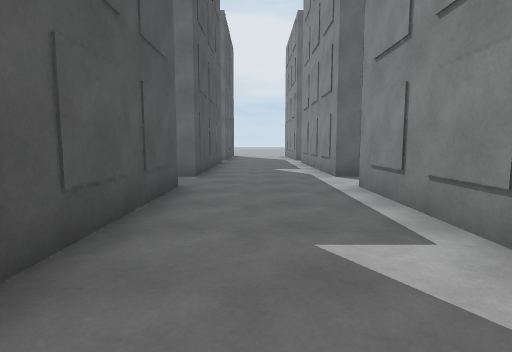
[1] (above)

17 first-person views from a walk through a 3-D level made in the Unity game engine. The camera is 1.4 m above the floor, tilts 6° down and sees 80° across. The floor is counted in squares, 2 m on a side. Each view is taken from the middle of a square. On the plan, view 1 faces up. The plan holds only what a view shows up to about 10 squares ahead; the rest is blank. The place goes on beyond the plan. The player character is not drawn.

[2]
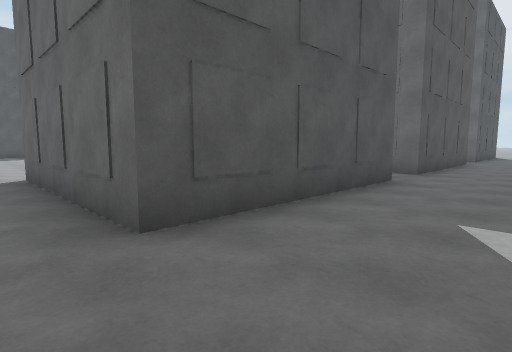

[3]
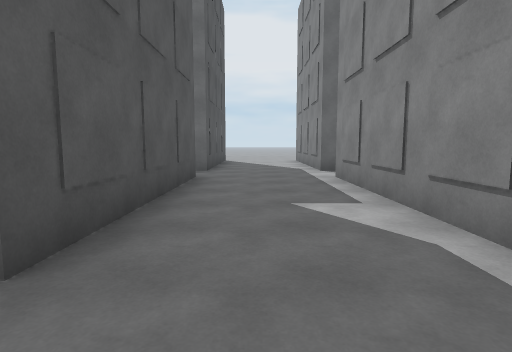

[4]
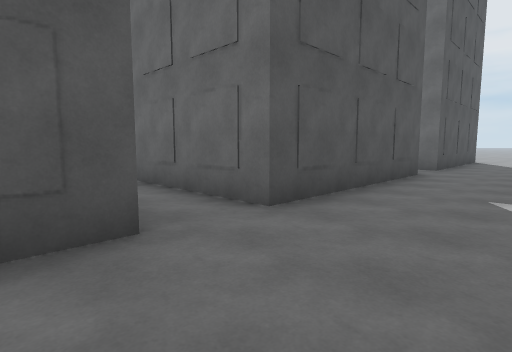

[5]
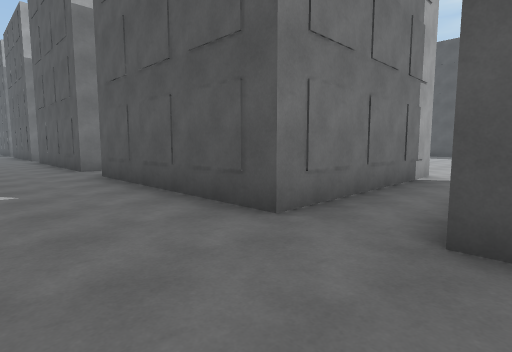

[6]
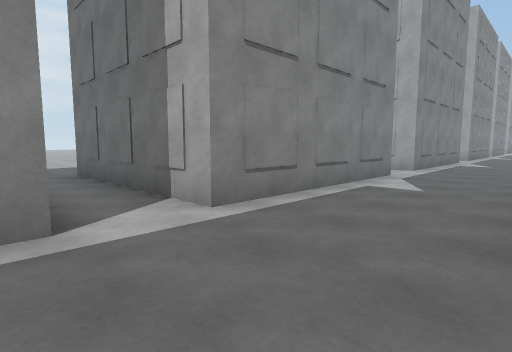

[7]
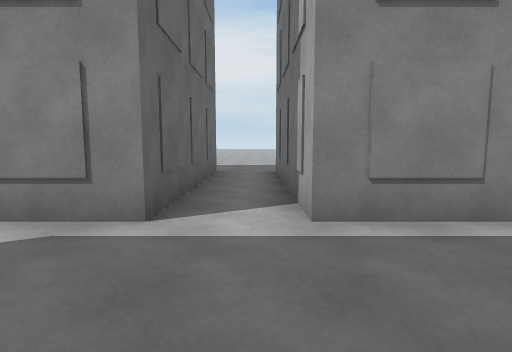

[8]
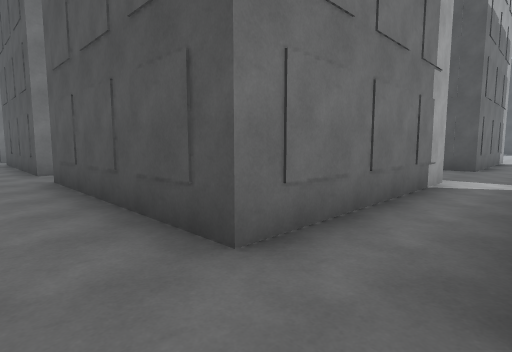

[9]
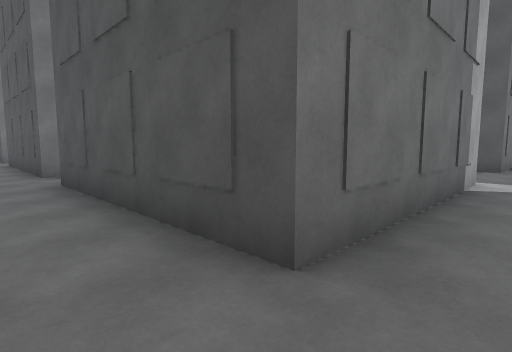

[10]
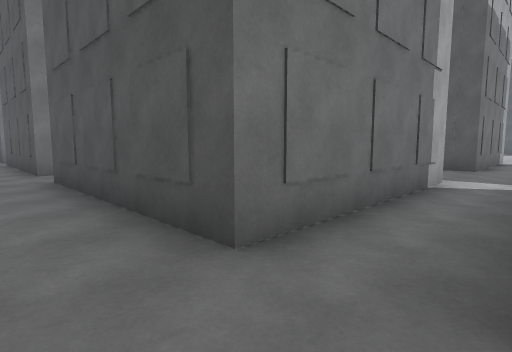

[11]
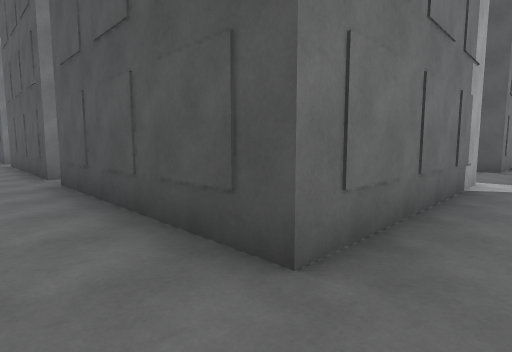

[12]
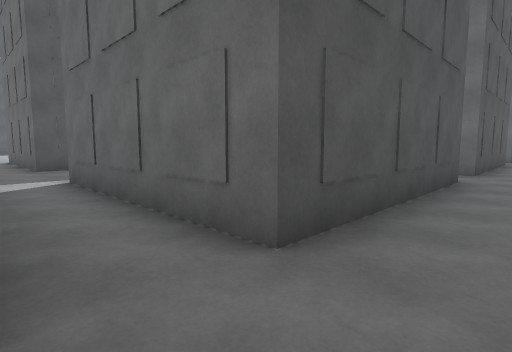

[13]
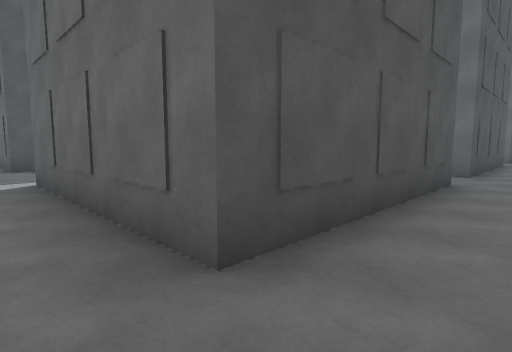

[14]
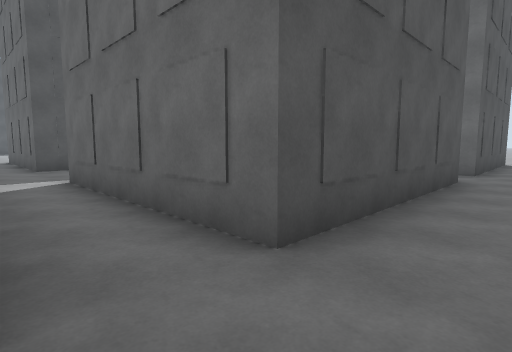

[15]
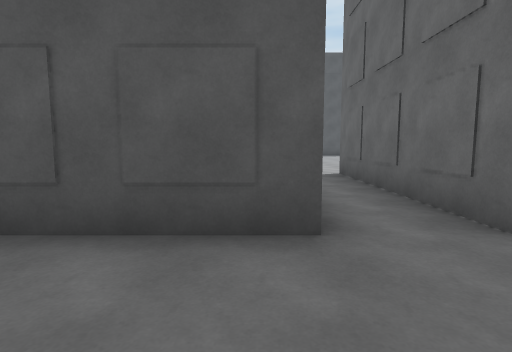

[16]
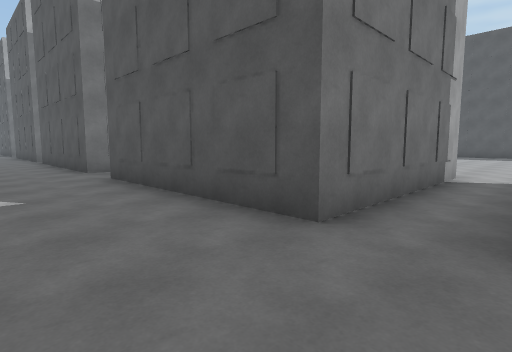

[17]
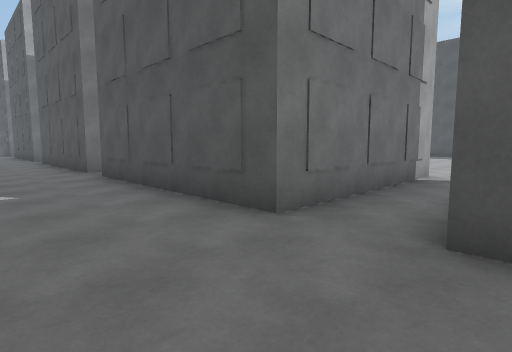

### Floor plan
Key: @ floor where view 1 was taken; . floor; B building.
Columns run from 11 left of view 1 to 8 right of it. Each row starts with its distance up from view 1.
 14          B...B   B.
 13      BBBBB...BBBBB..
 12       ..............
 11       BBBB...BBBBB..
 10          B...B   B..
  9          B...B   B..
  8          B...B   B..
  7       BBBB...BBBBB..
  6       ..............
  5    ..BBBBB...BBBBB..
  4          B...B   B..
  3          B...B   B..
  2          B...B   B..
  1          B...B   B..
  0 .....BBBBB.@.BBBBB..
 -1 ....................
 -2 .....BBBBB...BBBBB..
 -3          B...B   B..
 -4          B...B   B..
 -5          B...B   B..
 -6       BBBB...BBBBB..
 -7       ..............
 -8    ..BBBBB...BBBBB..
 -9          B...    B..
-10          B...    B..
-11          B...    B..
-12          B..     B..
-13          B..     B.
-14          B..     B.
-15          B..     B.
-16          B..     B.
-17          B..     B.

Where each view was taken, in squares from view 1:
view 1: 0 up, 0 right, facing up
view 2: 1 down, 1 right, facing up-left
view 3: 5 up, 0 right, facing up
view 4: 4 up, 1 right, facing up-left
view 5: 7 up, 1 right, facing down-left
view 6: 7 up, 1 left, facing down-right
view 7: 12 up, 1 left, facing right
view 8: 13 up, 8 right, facing down-left
view 9: 6 up, 8 right, facing down-left
view 10: 0 up, 8 right, facing down-left
view 11: 7 down, 8 right, facing down-left
view 12: 8 down, 8 right, facing up-left
view 13: 1 down, 8 right, facing up-left
view 14: 5 up, 8 right, facing up-left
view 15: 11 up, 1 right, facing left
view 16: 0 up, 1 right, facing down-left
view 17: 6 down, 1 right, facing down-left
